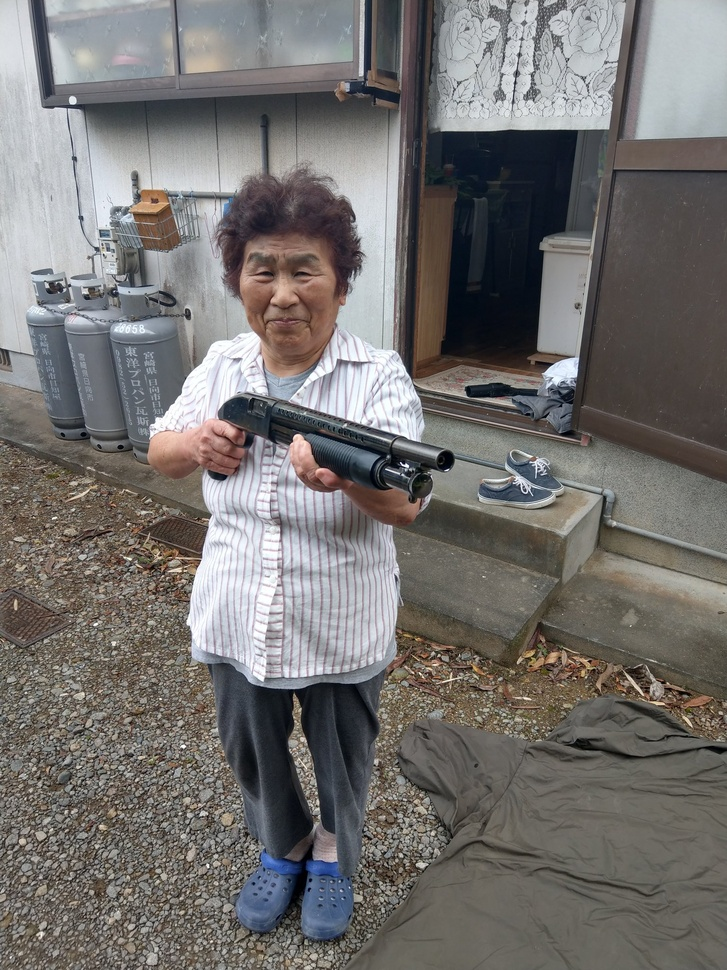
#> input picture image/grandma3.jpeg, 727 x 970 px, shrunk from 1536 x 2048 before the run, found by its file name
$ python mean_gaussian_sobel.py
#> lines starting #> are read from the running program, lines starting #| are printed output that depends on the picture
#TODO : 각 알고리즘의 파라미터 비교해보기

import cv2 as cv
import numpy as np

img=cv.imread('./image/grandma3.jpeg')
#> img is the input picture: shape (970, 727, 3); mean B, G, R 111.1, 113, 115.7


#TODO : mean
#cv.blur(src,ksize)
#src : 이미지
#ksize : 커널 크기 -> 커질 수록 더 강하게 블러처리됨
mean=np.hstack((cv.blur(src=img,ksize=(3,3)),cv.blur(src=img,ksize=(5,5)),cv.blur(src=img,ksize=(7,7))))
cv.imshow('ori_img,mean_ksize_3,5,7',np.hstack((img, mean)))
cv.imwrite('mean_ksize_3,5,7.png',mean)

#TODO : gaussian
#cv.GaussianBlur(src,ksize,sigmaX)
#src : 이미지
#ksize : 커널 크기
#sigmaX : 표준 편차 -> 0으로 설정시 자동으로 계산, 커질 수록 더 넓고 부드럽게 블러처리됨
gaussian_ksize=np.hstack((img,cv.GaussianBlur(src=img,ksize=(3,3),sigmaX=0),cv.GaussianBlur(src=img,ksize=(5,5),sigmaX=0),cv.GaussianBlur(src=img,ksize=(7,7),sigmaX=0)))
gaussian_sigmaX=np.hstack((img,cv.GaussianBlur(src=img,ksize=(3,3),sigmaX=5),cv.GaussianBlur(src=img,ksize=(3,3),sigmaX=50),cv.GaussianBlur(src=img,ksize=(3,3),sigmaX=100)))
gaussian_result=np.vstack((gaussian_ksize,gaussian_sigmaX))
cv.imshow('row1 : gaussian_ksize_3,5,7, row2 : gaussian_sigmaX_5,50,100(k_size=3)',gaussian_result)
cv.imwrite('row1_gaussian_ksize_3,5,7_row2_gaussian_sigmaX_5,50,100(k_size=3).png',gaussian_result)

#TODO : sobel
#cv.Sobel(src,ddepth,dx,dy,ksize)
#src : 이미지
#ddepth : 이미지 타입 -> sobel 필터(미분) 연산 시 값이 음수가 나올 수 있기에 보통 float로 설정
#dx : x방향 미분
#dy : y방향 미분
#ksize : 커널 크기 -> 커질 수록 엣지 검출 범위가 더 넓어지고 노이즈에 덜 민감해짐
gray=cv.cvtColor(img,cv.COLOR_BGR2GRAY)
cv.imshow('gray',gray)

grad_x_3=cv.Sobel(src=gray,ddepth=cv.CV_32F,dx=1,dy=0,ksize=3)
grad_y_3=cv.Sobel(src=gray,ddepth=cv.CV_32F,dx=0,dy=1,ksize=3)
grad_x_5=cv.Sobel(src=gray,ddepth=cv.CV_32F,dx=1,dy=0,ksize=5)
grad_y_5=cv.Sobel(src=gray,ddepth=cv.CV_32F,dx=0,dy=1,ksize=5)
grad_x_7=cv.Sobel(src=gray,ddepth=cv.CV_32F,dx=1,dy=0,ksize=7)
grad_y_7=cv.Sobel(src=gray,ddepth=cv.CV_32F,dx=0,dy=1,ksize=7)

#convertScaleAbs : 이미지 타입을 시각화 할 수 있도록 uint8로 변환
sobel_x_3=cv.convertScaleAbs(grad_x_3)
sobel_y_3=cv.convertScaleAbs(grad_y_3)
sobel_x_5=cv.convertScaleAbs(grad_x_5)
sobel_y_5=cv.convertScaleAbs(grad_y_5)
sobel_x_7=cv.convertScaleAbs(grad_x_7)
sobel_y_7=cv.convertScaleAbs(grad_y_7)

edge_strength_3=cv.addWeighted(src1=sobel_x_3,alpha=0.5,src2=sobel_y_3,beta=0.5,gamma=0)
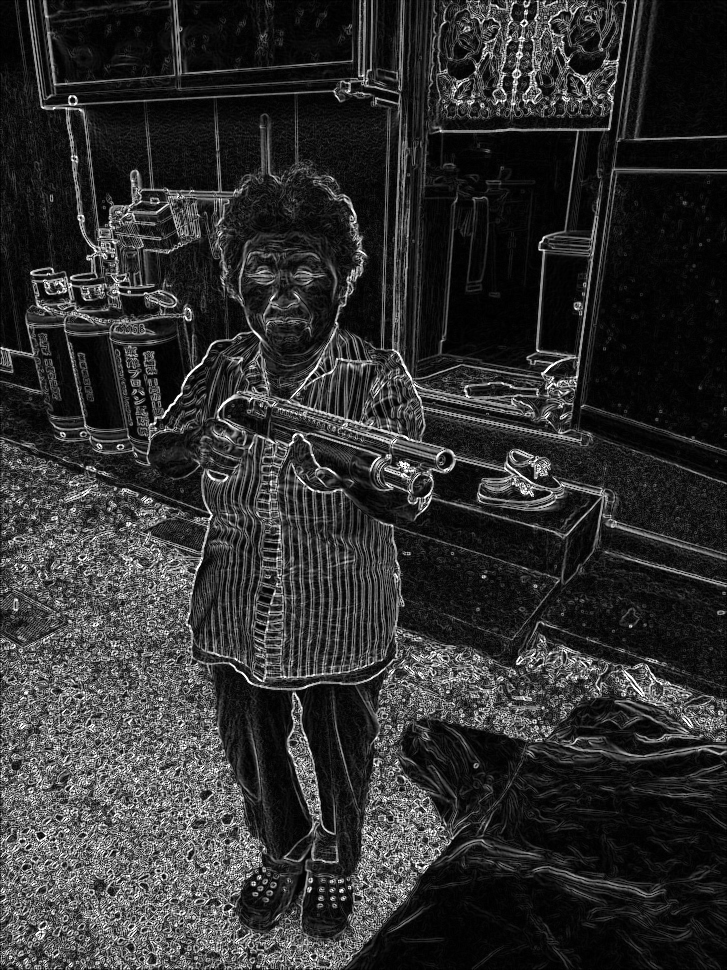
#> edge_strength_3: shape (970, 727); min 0, max 255, mean 47.7
edge_strength_5=cv.addWeighted(src1=sobel_x_5,alpha=0.5,src2=sobel_y_5,beta=0.5,gamma=0)
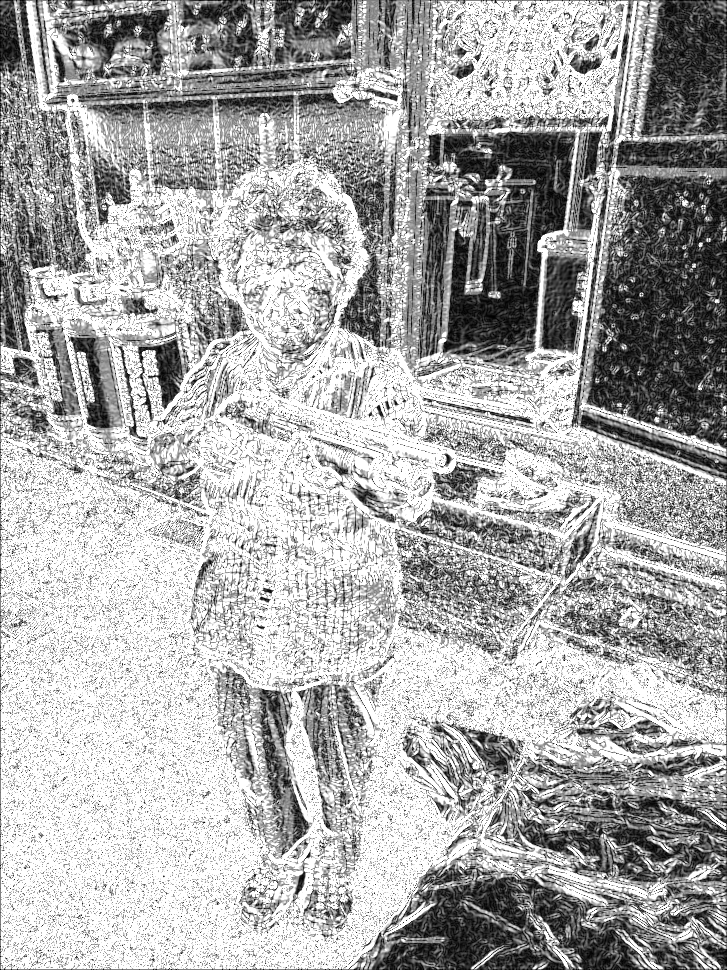
#> edge_strength_5: shape (970, 727); min 0, max 255, mean 171
edge_strength_7=cv.addWeighted(src1=sobel_x_7,alpha=0.5,src2=sobel_y_7,beta=0.5,gamma=0)
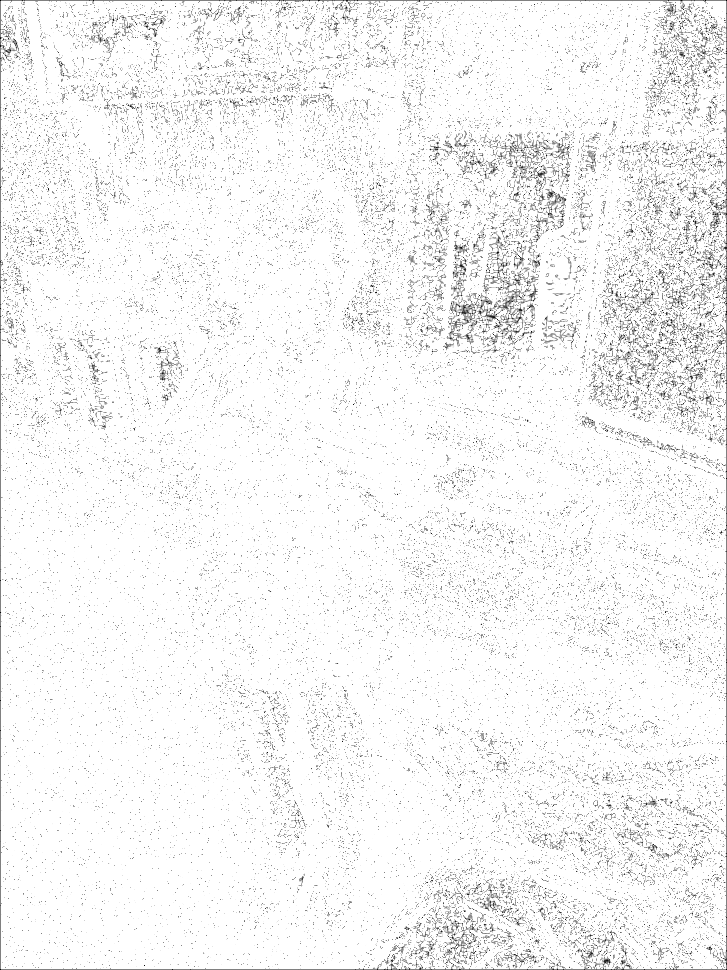
#> edge_strength_7: shape (970, 727); min 0, max 255, mean 244.9

sobel_3=np.hstack((sobel_x_3,sobel_y_3,edge_strength_3))
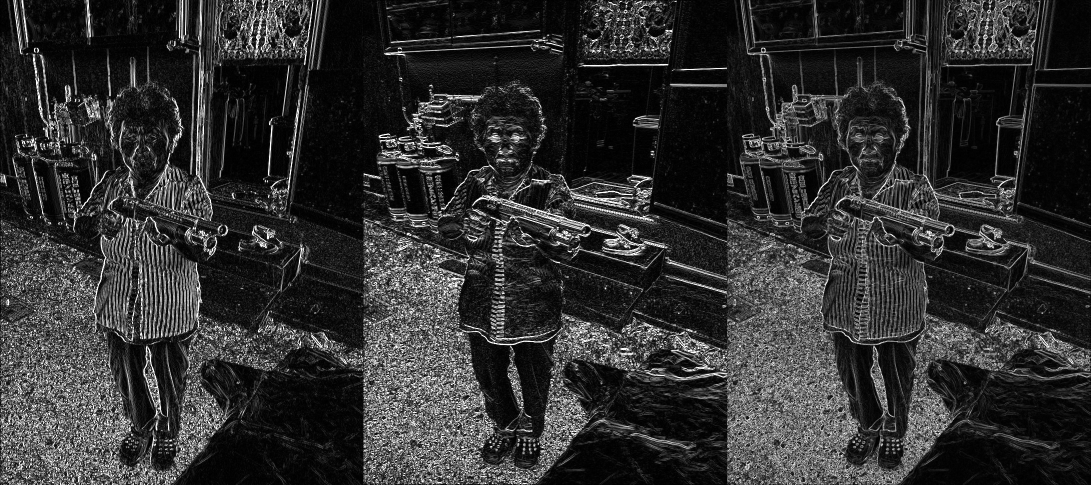
#> sobel_3: shape (970, 2181) (shown at 1/2 size); min 0, max 255, mean 47.7
sobel_5=np.hstack((sobel_x_5,sobel_y_5,edge_strength_5))
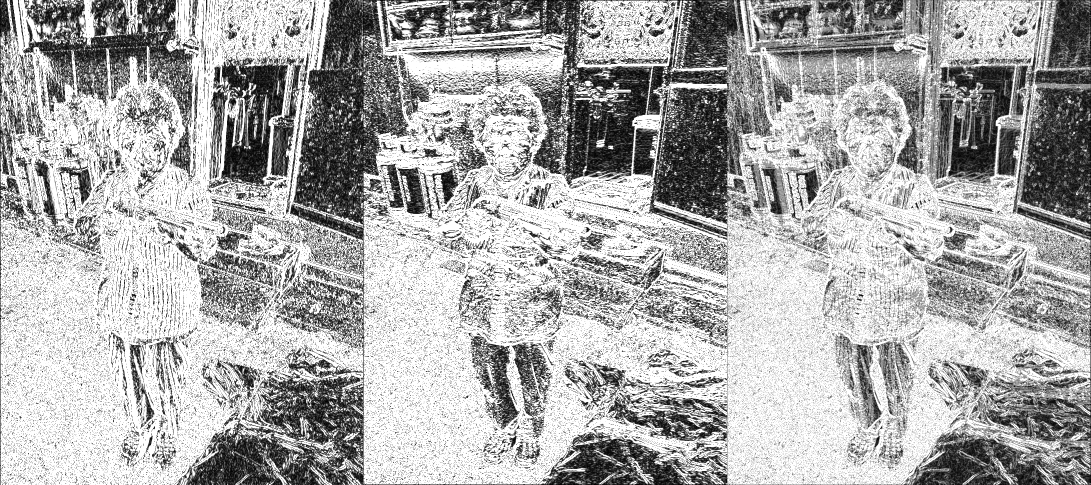
#> sobel_5: shape (970, 2181) (shown at 1/2 size); min 0, max 255, mean 171
sobel_7=np.hstack((sobel_x_7,sobel_y_7,edge_strength_7))
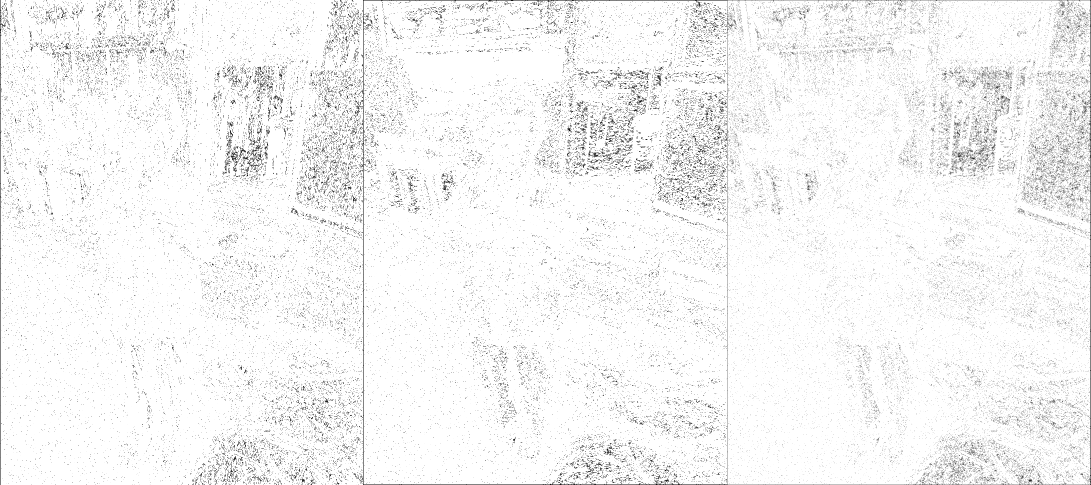
#> sobel_7: shape (970, 2181) (shown at 1/2 size); min 0, max 255, mean 244.9

sobel_result=np.vstack((sobel_3,sobel_5,sobel_7))
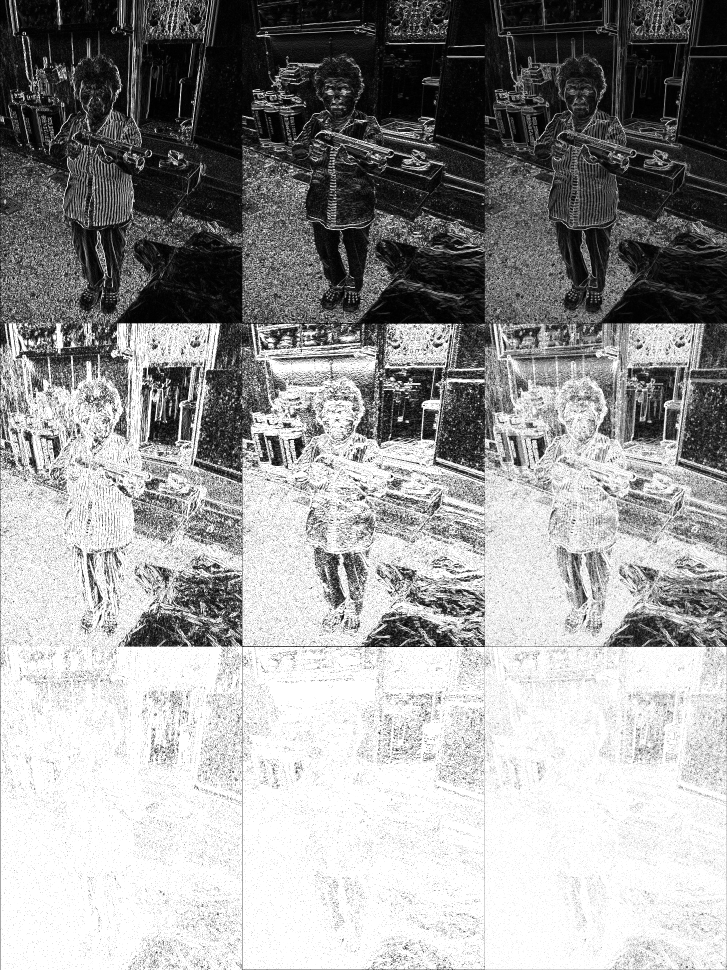
#> sobel_result: shape (2910, 2181) (shown at 1/3 size); min 0, max 255, mean 154.5
cv.imshow('row : sobel_ksize_3,5,7, column : sobel_x,sobel_y,edge_strength',sobel_result)
cv.imwrite('row_sobel_ksize_3,5,7_column_sobel_x,sobel_y,edge_strength.png',sobel_result)

cv.waitKey(0)
cv.destroyAllWindows()

$ run again, with image/grandma1.jpeg copied over image/grandma3.jpeg
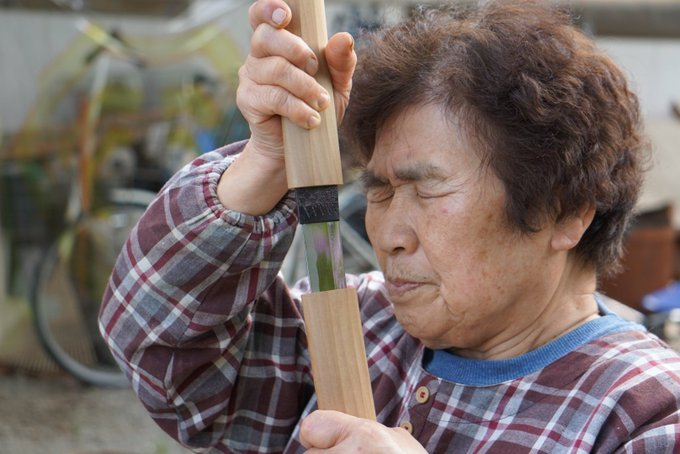
#> input picture image/grandma1.jpeg, 680 x 454 px, found by its file name
#> img is the input picture: shape (454, 680, 3); mean B, G, R 101.1, 105.9, 119.8
#> `sobel_7=np.hstack((sobel_x_7,sobel_y_7,edge_strength_7))`:
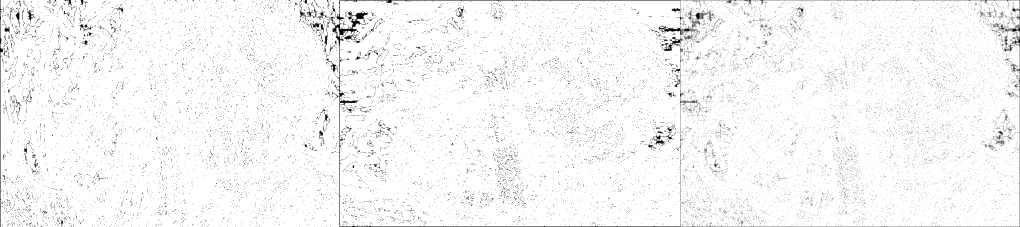
#> sobel_7: shape (454, 2040) (shown at 1/2 size); min 0, max 255, mean 246.3
#> `sobel_result=np.vstack((sobel_3,sobel_5,sobel_7))`:
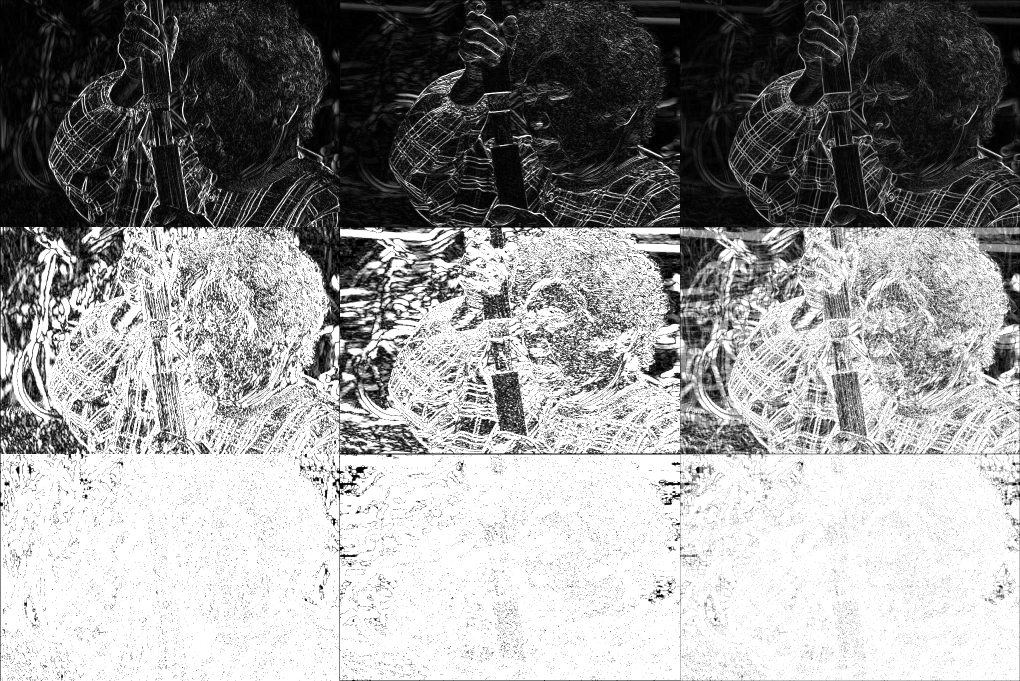
#> sobel_result: shape (1362, 2040) (shown at 1/2 size); min 0, max 255, mean 150.3

$ run again, with image/grandma2.jpeg copied over image/grandma3.jpeg
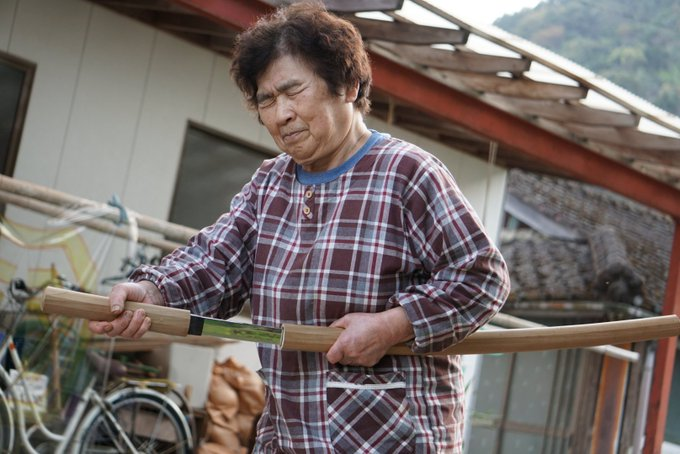
#> input picture image/grandma2.jpeg, 680 x 454 px, found by its file name
#> img is the input picture: shape (454, 680, 3); mean B, G, R 103.7, 107, 116.8
#> `sobel_7=np.hstack((sobel_x_7,sobel_y_7,edge_strength_7))`:
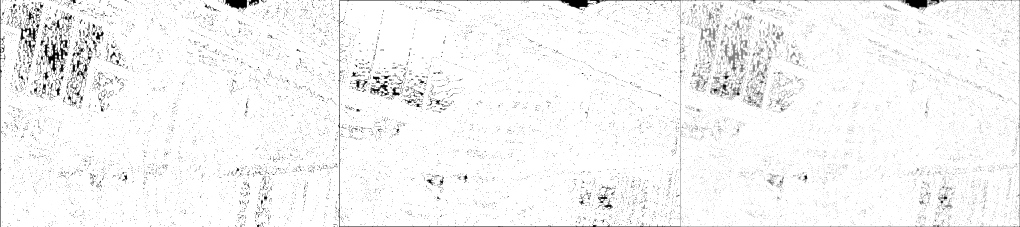
#> sobel_7: shape (454, 2040) (shown at 1/2 size); min 0, max 255, mean 245.3
#> `sobel_result=np.vstack((sobel_3,sobel_5,sobel_7))`:
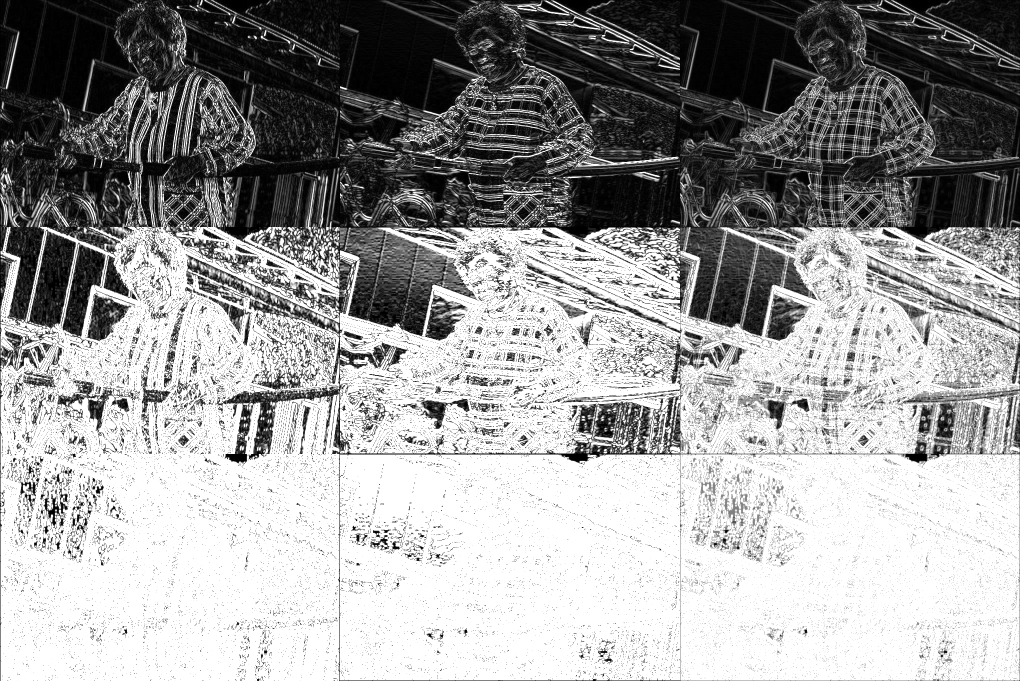
#> sobel_result: shape (1362, 2040) (shown at 1/2 size); min 0, max 255, mean 156.2

$ run again, with image/grandma4.jpeg copied over image/grandma3.jpeg
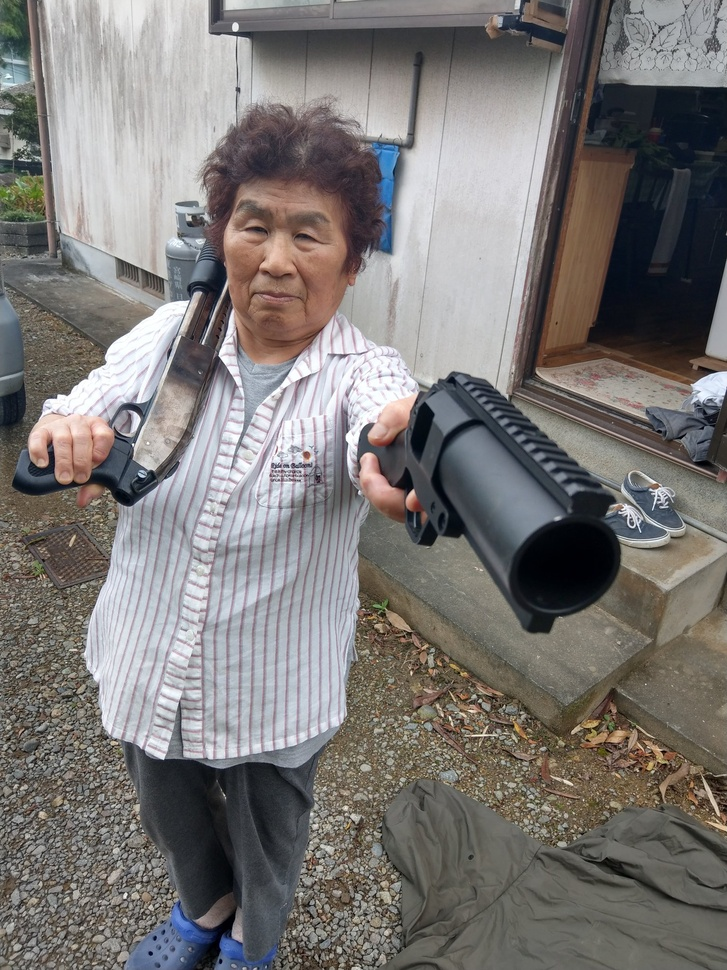
#> input picture image/grandma4.jpeg, 727 x 970 px, shrunk from 1536 x 2048 before the run, found by its file name
#> img is the input picture: shape (970, 727, 3); mean B, G, R 117, 119, 122.4
#> `sobel_5=np.hstack((sobel_x_5,sobel_y_5,edge_strength_5))`:
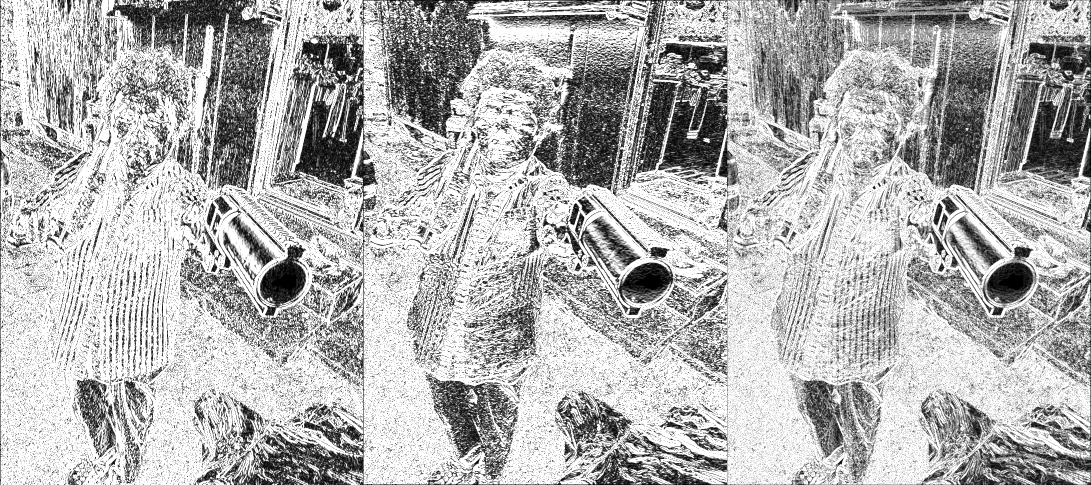
#> sobel_5: shape (970, 2181) (shown at 1/2 size); min 0, max 255, mean 178.2
